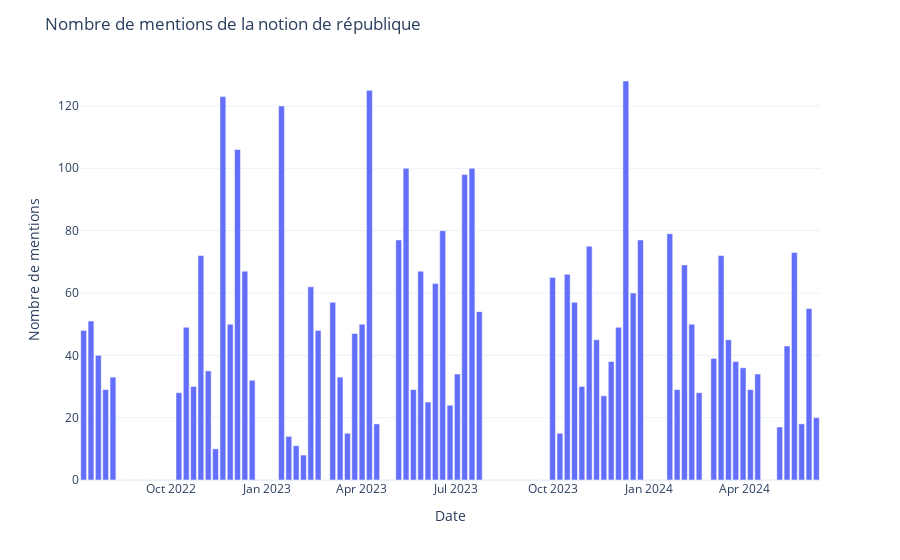

Source (notebook cell):
### Code cell
fig_time = px.bar(df.resample("W", on="DateSeance_day").size())

fig_time.update_layout(
    title="Nombre de mentions de la notion de république",  # ajouter un titre
    xaxis_title="Date",
    yaxis_title="Nombre de mentions",  # renommer les étiquettes d'axes
    template="plotly_white",  # changer le style du graphique
    showlegend=False,
)  # masquer la légende

# Afficher le graphique
fig_time.show()
